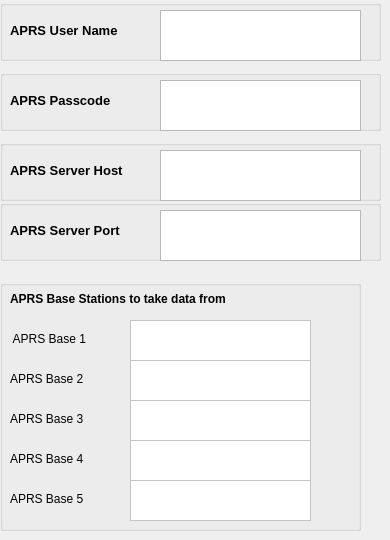
    <widget class="QWidget" name="APRSConfig">
     <attribute name="title">
      <string>APRS Setup</string>
     </attribute>
     <widget class="QGroupBox" name="APRSUserNameBox">
      <property name="geometry">
       <rect>
        <x>0</x>
        <y>0</y>
        <width>381</width>
        <height>61</height>
       </rect>
      </property>
      <property name="toolTip">
       <string>&lt;html&gt;&lt;head/&gt;&lt;body&gt;&lt;p&gt;Get your own Username and Passcode from http://www.george-smart.co.uk/wiki/APRS_Callpass&lt;/p&gt;&lt;/body&gt;&lt;/html&gt;</string>
      </property>
      <property name="title">
       <string/>
      </property>
      <widget class="QLabel" name="APRSUserLabel">
       <property name="geometry">
        <rect>
         <x>10</x>
         <y>20</y>
         <width>151</width>
         <height>20</height>
        </rect>
       </property>
       <property name="font">
        <font>
         <pointsize>10</pointsize>
         <weight>75</weight>
         <bold>true</bold>
        </font>
       </property>
       <property name="text">
        <string>APRS User Name</string>
       </property>
      </widget>
      <widget class="QTextEdit" name="APRSUser">
       <property name="geometry">
        <rect>
         <x>160</x>
         <y>10</y>
         <width>201</width>
         <height>51</height>
        </rect>
       </property>
      </widget>
     </widget>
     <widget class="QGroupBox" name="APRSPasscodeBox">
      <property name="geometry">
       <rect>
        <x>0</x>
        <y>70</y>
        <width>381</width>
        <height>61</height>
       </rect>
      </property>
      <property name="toolTip">
       <string>&lt;html&gt;&lt;head/&gt;&lt;body&gt;&lt;p&gt;Get your own Username and Passcode from http://www.george-smart.co.uk/wiki/APRS_Callpass&lt;/p&gt;&lt;/body&gt;&lt;/html&gt;</string>
      </property>
      <property name="title">
       <string/>
      </property>
      <widget class="QLabel" name="APRSPasscodeLabel">
       <property name="geometry">
        <rect>
         <x>10</x>
         <y>20</y>
         <width>151</width>
         <height>20</height>
        </rect>
       </property>
       <property name="font">
        <font>
         <pointsize>10</pointsize>
         <weight>75</weight>
         <bold>true</bold>
        </font>
       </property>
       <property name="text">
        <string>APRS Passcode</string>
       </property>
      </widget>
      <widget class="QTextEdit" name="APRSPasscode">
       <property name="geometry">
        <rect>
         <x>160</x>
         <y>10</y>
         <width>201</width>
         <height>51</height>
        </rect>
       </property>
      </widget>
     </widget>
     <widget class="QGroupBox" name="APRSServerHostBox">
      <property name="geometry">
       <rect>
        <x>0</x>
        <y>140</y>
        <width>381</width>
        <height>61</height>
       </rect>
      </property>
      <property name="title">
       <string/>
      </property>
      <widget class="QLabel" name="APRSServerHostLabel">
       <property name="geometry">
        <rect>
         <x>10</x>
         <y>20</y>
         <width>151</width>
         <height>20</height>
        </rect>
       </property>
       <property name="font">
        <font>
         <pointsize>10</pointsize>
         <weight>75</weight>
         <bold>true</bold>
        </font>
       </property>
       <property name="text">
        <string>APRS Server Host</string>
       </property>
      </widget>
      <widget class="QTextEdit" name="APRSServerHostName">
       <property name="geometry">
        <rect>
         <x>160</x>
         <y>10</y>
         <width>201</width>
         <height>51</height>
        </rect>
       </property>
      </widget>
     </widget>
     <widget class="QGroupBox" name="APRSServerPortBox">
      <property name="geometry">
       <rect>
        <x>0</x>
        <y>200</y>
        <width>381</width>
        <height>61</height>
       </rect>
      </property>
      <property name="title">
       <string/>
      </property>
      <widget class="QLabel" name="APRSServerPortLabel">
       <property name="geometry">
        <rect>
         <x>10</x>
         <y>20</y>
         <width>151</width>
         <height>20</height>
        </rect>
       </property>
       <property name="font">
        <font>
         <pointsize>10</pointsize>
         <weight>75</weight>
         <bold>true</bold>
        </font>
       </property>
       <property name="text">
        <string>APRS Server Port</string>
       </property>
      </widget>
      <widget class="QTextEdit" name="APRSServerPort">
       <property name="geometry">
        <rect>
         <x>160</x>
         <y>10</y>
         <width>201</width>
         <height>51</height>
        </rect>
       </property>
      </widget>
     </widget>
     <widget class="QGroupBox" name="APRSBaseListBox">
      <property name="geometry">
       <rect>
        <x>0</x>
        <y>280</y>
        <width>361</width>
        <height>251</height>
       </rect>
      </property>
      <property name="toolTip">
       <string>&lt;html&gt;&lt;head/&gt;&lt;body&gt;&lt;p&gt;List of APRS base stations to take data from&lt;/p&gt;&lt;/body&gt;&lt;/html&gt;</string>
      </property>
      <property name="styleSheet">
       <string notr="true"/>
      </property>
      <property name="title">
       <string/>
      </property>
      <widget class="QLabel" name="APRSBase1Label">
       <property name="geometry">
        <rect>
         <x>10</x>
         <y>50</y>
         <width>121</width>
         <height>17</height>
        </rect>
       </property>
       <property name="text">
        <string> APRS Base 1</string>
       </property>
      </widget>
      <widget class="QTextEdit" name="APRSBase1Edit">
       <property name="geometry">
        <rect>
         <x>130</x>
         <y>40</y>
         <width>181</width>
         <height>41</height>
        </rect>
       </property>
       <property name="styleSheet">
        <string notr="true">background-color: rgb(255, 255, 255);</string>
       </property>
      </widget>
      <widget class="QLabel" name="APRSBase2Label">
       <property name="geometry">
        <rect>
         <x>10</x>
         <y>90</y>
         <width>81</width>
         <height>17</height>
        </rect>
       </property>
       <property name="text">
        <string>APRS Base 2</string>
       </property>
      </widget>
      <widget class="QTextEdit" name="APRSBase2Edit">
       <property name="geometry">
        <rect>
         <x>130</x>
         <y>80</y>
         <width>181</width>
         <height>41</height>
        </rect>
       </property>
       <property name="styleSheet">
        <string notr="true">background-color: rgb(255, 255, 255);</string>
       </property>
      </widget>
      <widget class="QTextEdit" name="APRSBase3Edit">
       <property name="geometry">
        <rect>
         <x>130</x>
         <y>120</y>
         <width>181</width>
         <height>41</height>
        </rect>
       </property>
       <property name="styleSheet">
        <string notr="true">background-color: rgb(255, 255, 255);</string>
       </property>
      </widget>
      <widget class="QLabel" name="APRSBase3Label">
       <property name="geometry">
        <rect>
         <x>10</x>
         <y>130</y>
         <width>101</width>
         <height>17</height>
        </rect>
       </property>
       <property name="text">
        <string>APRS Base 3</string>
       </property>
      </widget>
      <widget class="QLabel" name="APRSBase4Label">
       <property name="geometry">
        <rect>
         <x>10</x>
         <y>170</y>
         <width>81</width>
         <height>17</height>
        </rect>
       </property>
       <property name="text">
        <string>APRS Base 4</string>
       </property>
      </widget>
      <widget class="QTextEdit" name="APRSBase4Edit">
       <property name="geometry">
        <rect>
         <x>130</x>
         <y>160</y>
         <width>181</width>
         <height>41</height>
        </rect>
       </property>
       <property name="styleSheet">
        <string notr="true">background-color: rgb(255, 255, 255);</string>
       </property>
      </widget>
      <widget class="QLabel" name="APRSBaseLabel">
       <property name="geometry">
        <rect>
         <x>10</x>
         <y>10</y>
         <width>281</width>
         <height>17</height>
        </rect>
       </property>
       <property name="font">
        <font>
         <weight>75</weight>
         <bold>true</bold>
        </font>
       </property>
       <property name="toolTip">
        <string>&lt;html&gt;&lt;head/&gt;&lt;body&gt;&lt;p&gt;Specify 1-5 APRS Base Station names to be used for receiving Flarm signals&lt;/p&gt;&lt;/body&gt;&lt;/html&gt;</string>
       </property>
       <property name="text">
        <string>APRS Base Stations to take data from</string>
       </property>
      </widget>
      <widget class="QTextEdit" name="APRSBase5Edit">
       <property name="geometry">
        <rect>
         <x>130</x>
         <y>200</y>
         <width>181</width>
         <height>41</height>
        </rect>
       </property>
       <property name="styleSheet">
        <string notr="true">background-color: rgb(255, 255, 255);</string>
       </property>
      </widget>
      <widget class="QLabel" name="APRSBase5Label">
       <property name="geometry">
        <rect>
         <x>10</x>
         <y>210</y>
         <width>81</width>
         <height>17</height>
        </rect>
       </property>
       <property name="text">
        <string>APRS Base 5</string>
       </property>
      </widget>
     </widget>
    </widget>
